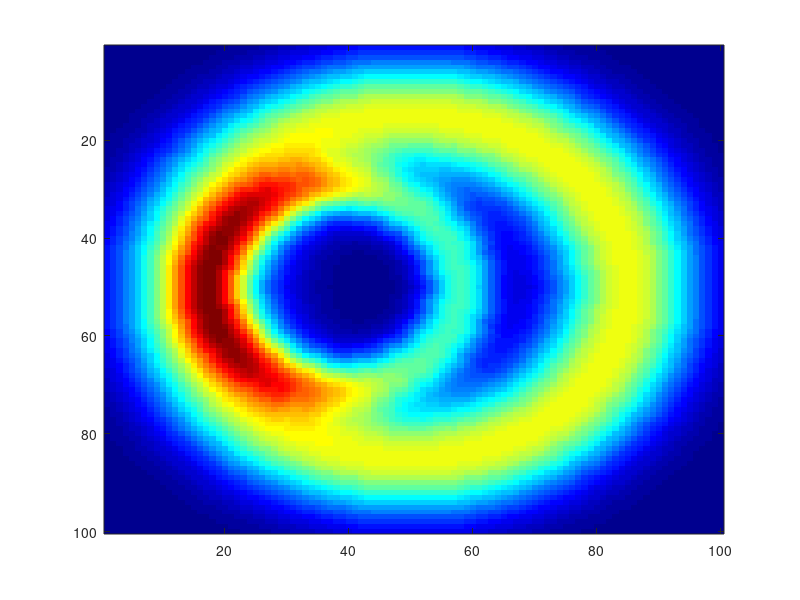

Reproduce this figure in MATLAB. (Note: this script raises an error after producing the figure.)

phaseCounts = 100;
phases = (0:phaseCounts-1) / phaseCounts * 2 * pi;
sigmas = 5 * exp(-((phases-pi).^2)/(2*(pi/3)^2));
sigmas = sigmas + 5;

sizeX = 100;
sizeY = 100;

energyLandscape = zeros(sizeY, sizeX);

radius = min(sizeX, sizeY) / 2 - 20;

theta = 0;

positionX = [50];
positionY = [50];
depth = [.5];

thetaSign = 1;
for j = 1:1
    for i = 1:length(phases)   
        theta = phases(i);

        currentX = mod(round(positionX(j)+cos(thetaSign*theta)*radius-1),sizeX)+1;
        currentY = mod(round(positionY(j)+sin(thetaSign*theta)*radius-1),sizeY)+1;

        x = (1:sizeX) - currentX;
        y = (1:sizeY) - currentY;
        [X, Y] = meshgrid(x, y);

        sigma = sigmas(i);
        kernel = depth(j) * exp(-(X.^2 + Y.^2)/(2*sigma^2));

        energyLandscape = bsxfun(@max, energyLandscape, kernel);
    end
end

energyLandscape = energyLandscape / max(energyLandscape(:));

figure(1);
clf;
imagesc(energyLandscape);

%%

startSigma = 1;
endSigma = 1;

maxPoints = 600;

% energyLandscape = drawValley(458, 59, 800, 800, startSigma, endSigma, maxPoints);
% energyLandscape = energyLandscape .* eraseValley(900, 800, 100, 800);
% 
% tempValley = drawValley(900, 800, 100, 800, startSigma, endSigma, maxPoints);
% energyLandscape = bsxfun(@max, energyLandscape, tempValley .* eraseValley(100, 800, 500, 100));
% 
% tempValley = drawValley(50, 885, 500, 150, startSigma, endSigma, maxPoints);
% energyLandscape = bsxfun(@max, energyLandscape, tempValley .* eraseValley(458, 59, 800, 800));
% 
% energyLandscape = 1 - energyLandscape;
% 
% figure(1);
% clf;
% imagesc(energyLandscape);

sizeX = 100;
sizeY = 100;



% radius = min(sizeX, sizeY) / 2 - 10;

theta = 0;

positionX = [50, 38];
positionY = [50, 50];
depth = [1, .7];
radius = [35, 20];
sigmas = [8, 4];

wellEnergy = zeros(sizeY, sizeX, size(depth,2));

thetaSign = 1;
%waitHandle = parfor_progressbar(maxPoints * 2, 'Building energy landscape');
for j = 1:size(depth,2)
    for i = 0:maxPoints    
        theta = i / maxPoints * (2 * pi * 1.1);

        currentX = mod(round(positionX(j)+cos(thetaSign*theta)*radius(j)-1),sizeX)+1;
        currentY = mod(round(positionY(j)+sin(thetaSign*theta)*radius(j)-1),sizeY)+1;

        x = (1:sizeX) - currentX;
        y = (1:sizeY) - currentY;
        [X, Y] = meshgrid(x, y);

        sigma = startSigma + (i/maxPoints)^0.5 * (endSigma - startSigma);
        kernel = depth(j) * exp(-(X.^2 + Y.^2)./(2*sigmas(j)^2));

        wellEnergy(:,:,j) = bsxfun(@max, wellEnergy(:,:,j), kernel);

        %waitHandle.iterate(1);
    end
end
%close(waitHandle);
% energyLandscape = 1 - (1 - wellEnergy(:,:,1)) .* (1 - wellEnergy(:,:,2));
energyLandscape = sum(wellEnergy,3);
energyLandscape = energyLandscape / max(energyLandscape(:));

figure(1);
clf;
colormap(jet)
imagesc(energyLandscape)
% contour(energyLandscape);


%%



interpolateEnergyLandscape = @(x,y) interp2(1:sizeX,1:sizeY,energyLandscape,x,y);

discreteSize = 0.01;

gradUx = @(x,y) (interpolateEnergyLandscape(x - discreteSize/2,y) - interpolateEnergyLandscape(x + discreteSize/2,y)) / discreteSize;
gradUy = @(x,y) (interpolateEnergyLandscape(x,y - discreteSize/2) - interpolateEnergyLandscape(x,y + discreteSize/2)) / discreteSize;

x1 = (2:1:sizeX-1);
y1 = (2:1:sizeY-1);
[X, Y] = meshgrid(x1, y1);

gaussianMap = 1 - exp(-((X - sizeX/3).^2 + (Y - sizeY/2).^2)/(2*10^2));
interpolateGaussian1 = @(x,y) interp2((2:1:sizeX-1),(2:1:sizeY-1),gaussianMap,x,y);

gaussianMap2 = 1 - exp(-((X - 30).^2 + (Y - 50).^2)/(2*15^2));
interpolateGaussian2 = @(x,y) interp2((2:1:sizeX-1),(2:1:sizeY-1),gaussianMap2,x,y);

iif = @(varargin) varargin{2*find([varargin{1:2:end}], 1, 'first')}();
flowX = @(x,y) (cos(atan2(y - positionY(1),x - 45) + pi/2) ./ bsxfun(@max, ones(size(x)),abs(((x - 45).^2 + (y - positionY(1)).^2).^0.5 - radius(1))).^0.45) ...
               .* interpolateGaussian2(x, y);%.* interpolateGaussian2(x, y);
flowY = @(x,y) (sin(atan2(y - positionY(1),x - 45) + pi/2) ./ bsxfun(@max, ones(size(x)),abs(((x - 45).^2 + (y - positionY(1)).^2).^0.5 - radius(1))).^0.45) ...
               .* interpolateGaussian2(x, y);%.* interpolateGaussian2(x, y);

noiseSize = 1;
driftSize = 5;
gradientSize = 15;

figureHandle = figure(1);
figureHandle.Renderer='Painters';
clf;
imagesc(energyLandscape);
colormap(gray)
hold on;

x = (2:3:sizeX-1);
y = (2:3:sizeY-1);
[X, Y] = meshgrid(x, y);
X = reshape(X, 1, size(X,1)*size(X,2));
Y = reshape(Y, 1, size(X,1)*size(X,2));
arrowX = reshape(gradUx(X, Y), 1, size(X,1)*size(X,2));
arrowY = reshape(gradUy(X, Y), 1, size(X,1)*size(X,2));
% arrowFlowX = reshape(flowX(sub2ind(size(flowX), X, Y)), 1, size(X,1)*size(X,2));
% arrowFlowY = reshape(flowY(sub2ind(size(flowY), X, Y)), 1, size(X,1)*size(X,2));
arrowFlowX = reshape(flowX(X, Y), 1, size(X,1)*size(X,2));
arrowFlowY = reshape(flowY(X, Y), 1, size(X,1)*size(X,2));
% quiver(X, Y, arrowX, arrowY, 1);
% quiver(X, Y, arrowFlowX, arrowFlowY, 3, 'r');
colormap jet;

validTrace = false;
while ~validTrace
    trace = [];
%     x = floor(rand(1,2) .* [sizeX, sizeY]);
    x = [20, 50];
    for i = 1:1000
        lastX = x;

        driftX = -gradientSize * gradUx(x(1), x(2)) + driftSize * flowX(x(1), x(2));
        driftY = -gradientSize * gradUy(x(1), x(2)) + driftSize * flowY(x(1), x(2));
        noise = noiseSize * normrnd(0, 1, 1, 2);

        x = x + [driftX, driftY] + noise;

        %x = x - [gradUx(roundedX(1), roundedX(2)), gradUy(roundedX(1), roundedX(2))] * potentialSize + normrnd(0, 2, 1, 2) * noiseSize;
        %x = x - [flowX(roundedX(1), roundedX(2)), flowY(roundedX(1), roundedX(2))] * potentialSize + normrnd(0, 2, 1, 2) * noiseSize;

        x(1) = max(min(x(1), sizeX-1), 2);
        x(2) = max(min(x(2), sizeY-1), 2);

        line = [lastX; x];
        plot(line(:,1), line(:,2), 'k-');
    %     
    %     pause(0.0005);

        trace(:,i) = x;
    end

    validTrace = true;
%     leftSides = find(trace(1,300:end) < positionX(1));
%     rightSides = find(trace(1,300:end) > positionX(3));
%     if range(leftSides) < 50 || range(rightSides) < 50
%         validTrace = false;
%     end
end

% t = 1:300;
% period = 120;
% startRadius = 10;
% incRadius = 10;
% radiusSigma = 0;
% rollX = @(t) (startRadius + incRadius*t/period).*cos(t*2*pi/period) + normrnd(0, radiusSigma, size(t));
% rollY = @(t) (startRadius + incRadius*t/period).*sin(t*2*pi/period) + normrnd(0, radiusSigma, size(t));
% plot(rollX(t), rollY(t));
% 
finalTrace = trace;
% finalTrace = [rollX(trace(1,:)); rollY(trace(1,:)); trace(2,:)];

figureHandle = figure(2);
figureHandle.Renderer='Painters';
clf
hold on
plot(finalTrace(1,:));
plot(finalTrace(2,:));

%% Different trough
seed = 7;

startPoints = [49 30; 49 24];
trialNumber = 10;

trace = [];
for j = 1:size(startPoints,1)
    for k = 1:trialNumber
        rng(seed * j * k);
        
        x = startPoints(j,:);
        for i = 1:60
            lastX = x;

            driftX = -gradientSize * gradUx(x(1), x(2)) + driftSize * flowX(x(1), x(2));
            driftY = -gradientSize * gradUy(x(1), x(2)) + driftSize * flowY(x(1), x(2));
            noise = noiseSize * normrnd(0, 1, 1, 2);

            x = x + [driftX, driftY] + noise;

            x(1) = max(min(x(1), sizeX-1), 2);
            x(2) = max(min(x(2), sizeY-1), 2);

            trace(:,i,j,k) = x;
        end
    end
end

figureHandle = figure(3);
figureHandle.Renderer='Painters';
clf
contour(-energyLandscape);
hold on
for i = 1:size(trace,4)
    plot(trace(1,:,1,i), trace(2,:,1,i), 'Color', 'r');
end
for i = 1:size(trace,4)
    plot(trace(1,:,2,i), trace(2,:,2,i), 'Color', 'b');
end

%% Same trough
seed = 7;

startPoints = [64 30; 70 24];
trialNumber = 10;

trace = [];
for j = 1:size(startPoints,1)
    for k = 1:trialNumber
        rng(seed * j * k);
        
        x = startPoints(j,:);
        for i = 1:50
            lastX = x;

            driftX = -gradientSize * gradUx(x(1), x(2)) + driftSize * flowX(x(1), x(2));
            driftY = -gradientSize * gradUy(x(1), x(2)) + driftSize * flowY(x(1), x(2));
            noise = noiseSize * normrnd(0, 1, 1, 2);

            x = x + [driftX, driftY] + noise;

            x(1) = max(min(x(1), sizeX-1), 2);
            x(2) = max(min(x(2), sizeY-1), 2);

            trace(:,i,j,k) = x;
        end
    end
end

figureHandle = figure(4);
figureHandle.Renderer='Painters';
clf
contour(-energyLandscape);
hold on
for i = 1:size(trace,4)
    plot(trace(1,:,1,i), trace(2,:,1,i), 'Color', 'r');
end
for i = 1:size(trace,4)
    plot(trace(1,:,2,i), trace(2,:,2,i), 'Color', 'b');
end

%% Same trough no noise
seed = 7;

startPoints = [64 30; 70 24];
trialNumber = 10;

trace = [];
for j = 1:size(startPoints,1)
    for k = 1:trialNumber
        rng(seed * j * k);
        
        x = startPoints(j,:);
        for i = 1:30
            lastX = x;

            driftX = -gradientSize * gradUx(x(1), x(2)) + driftSize * flowX(x(1), x(2));
            driftY = -gradientSize * gradUy(x(1), x(2)) + driftSize * flowY(x(1), x(2));
            noise = noiseSize * normrnd(0, 1, 1, 2);

            if i == 1
                x = x + [driftX, driftY] + noise;
            else
                x = x + [driftX, driftY];
            end

            x(1) = max(min(x(1), sizeX-1), 2);
            x(2) = max(min(x(2), sizeY-1), 2);

            trace(:,i,j,k) = x;
        end
    end
end

figureHandle = figure(5);
figureHandle.Renderer='Painters';
clf
contour(-energyLandscape);
hold on
for i = 1:size(trace,4)
    plot(trace(1,:,1,i), trace(2,:,1,i), 'Color', 'r');
end
for i = 1:size(trace,4)
    plot(trace(1,:,2,i), trace(2,:,2,i), 'Color', 'b');
end


%%

noise = 0.07;
restoreForce = 0.03;

starts = [-2 -1 0 1 2];

colors = parula(length(starts));


traces = starts;
for t = 2:100
    traces(t,:) = traces(t-1,:) - restoreForce*sign(traces(t-1,:)).*(abs(traces(t-1,:)))  + noise*normrnd(0,1,size(starts));
end


figureHandle = figure(3);
figureHandle.Renderer='Painters';
clf
hold on
for i = 1:length(starts)
    plot(traces(:,i), 'Color', colors(i,:));
end


traces = starts;
for t = 2:100
    traces(t,:) = traces(t-1,:) - restoreForce*sign(traces(t-1,:)).*(abs(traces(t-1,:)))  + 0.00*normrnd(0,1,size(starts));
end


figureHandle = figure(4);
figureHandle.Renderer='Painters';
clf
hold on
for i = 1:length(starts)
    plot(traces(:,i), 'Color', colors(i,:));
end


targets = starts/2;
traces = starts;
for t = 2:100
    traces(t,:) = traces(t-1,:) - restoreForce*sign(traces(t-1,:) - targets).*(abs(traces(t-1,:) - targets))  + noise*normrnd(0,1,size(starts));
end


figureHandle = figure(5);
figureHandle.Renderer='Painters';
clf
hold on
plot(traces);
for i = 1:length(starts)
    plot(traces(:,i), 'Color', colors(i,:));
end


%% Display results

PLOT_DELAY_EMBEDDED = 0;

app.SavedData = saveData;

numTrial = max(app.SavedData.TrialData);
trialLength = size(app.SavedData.FinalStream,1) / numTrial;
times = 1:trialLength;

if max(times) > trialLength
    times = times(1):trialLength;
end

trialIndicies = repmat(times, [1, numTrial]);
trialIndicies = trialIndicies + kron((0:numTrial-1)*trialLength, ones(size(times)));

finalStream = app.SavedData.FinalStream;

[trialPCABasis, ~] = pca(finalStream(trialIndicies,:), 'NumComponents',3);
% trialPCABAsis = pcaBasis;

loopStarts = (0:numTrial-1)*trialLength+1;

finalStream(loopStarts,:) = nan;

figureHandle = figure(7);
figureHandle.Renderer='Painters';
clf;
hold on;

colors = jet(7);
colors = colors([1 2 4 5 6 7],:);
colors(3,:) = colors(3,:)*0.6;
colors(4,:) = [238 210 2]/256;
% colors(4,:) = colors(3,:);

lineColors = [4 2];
lineColors = colors(lineColors,:);

% colors = jet(app.SavedData.BestLoopCount);
% h = plot3(finalStream(loopStarts+1,:)*trialPCABasis(:,1), finalStream(loopStarts+1,:)*trialPCABasis(:,2), finalStream(loopStarts+1,:)*trialPCABasis(:,3), 'o', 'LineWidth', 0.5);

% for i = [6, 7]%app.SavedData.BestLoopCount    
% for i = [4, 5]%app.SavedData.BestLoopCount    
% for i = [1,2,5,6]%app.SavedData.BestLoopCount    
% for i = [3,7,8,10]%app.SavedData.BestLoopCount    
allClusterMeans = [];
for i = 1:app.SavedData.BestLoopCount
    thisLoopIDs = find(app.SavedData.BestLoopAssignments(:,1) == i);
    thisLoopClusters = app.SavedData.BestLoopAssignments(thisLoopIDs,2);
    
    allIDs = find(app.SavedData.BestStateMap(:,1) == i);
    trialIDs = floor((allIDs-1)/trialLength) + 1;
    conditionID = i;
    
    badIDs = find(app.SavedData.BestStateMap(:,1) == i);
    badIDs = setdiff(1:size(finalStream,1), badIDs);
    
    plotStream = finalStream;
    plotStream(badIDs,:) = nan;
    
    if PLOT_DELAY_EMBEDDED
        h = plot3(plotStream(trialIndicies,:)*trialPCABasis(:,1), plotStream(trialIndicies,:)*trialPCABasis(:,2), plotStream(trialIndicies,:)*trialPCABasis(:,3), 'LineWidth', 0.5, 'Color', lineColors(conditionID,:));
    else
        h = plot(plotStream(trialIndicies,1), plotStream(trialIndicies,2), 'LineWidth', 0.5, 'Color', lineColors(conditionID,:));
    end
    h.Color(4) = 0.9;
    
    meanTimes = [];
    clusterLengths = [];
    clusterMeans = [];
    clusterSTDs = [];
    for j = 1:length(thisLoopClusters)
        thisIndices = find(app.SavedData.BestStateMap(:,1) == i & app.SavedData.BestStateMap(:,2) == thisLoopClusters(j));

        meanTimes(j) = mode(mod(thisIndices, trialLength)+1);
        clusterLengths(j) = length(thisIndices);
        
        clusterMeans(j,:) = nanmean(plotStream(thisIndices, :), 1);
        clusterSTDs(j,:) = nanstd(plotStream(thisIndices, :), [], 1);
        
        allClusterMeans(i, thisLoopClusters(j),:) = clusterMeans(j,:);
    end
    
%     startPoints = find(app.SavedData.BestStateMap(loopStarts,1) == i);
%     bestStartPoint = mode(app.SavedData.BestStateMap(loopStarts(startPoints),2));
%     
%     
    thisLoopIDs = 1:length(thisLoopClusters);
    clusterOrder = 1:length(thisLoopClusters);
%     clusterOrder = app.SavedData.BestLoopAssignments(thisLoopIDs,2);
    
%     testTimes = meanTimes;
%     testTimes(clusterLengths < 5) = 1000;
%     [~, startCluster] = min(meanTimes);
    startCluster = 1;
    
    sortedOrder = [startCluster:length(clusterOrder) 1:startCluster-1];
    thisLoopIDs = thisLoopIDs(sortedOrder);
    
%     for j = 1:length(clusterOrder)
%         thisIndices = find(app.SavedData.BestLoopAssignments(:,1) == i & app.SavedData.BestLoopAssignments(:,2) == clusterOrder(sortedOrder(j)));
%     end
    
    meanTimes = meanTimes(sortedOrder);
    
    badTimes = find(meanTimes <= min(times) | meanTimes >= max(times));
    goodTimes = setdiff(sortedOrder, badTimes);
    
%     thisTrace = app.SavedData.BestEmission(thisLoopIDs(goodTimes), :);
    clusterSTDs = clusterSTDs(thisLoopIDs(goodTimes),:);
    thisTrace = clusterMeans(thisLoopIDs(goodTimes),:);
    thisTrace = filterData(thisTrace', 0.5, [], 1, 0)';
    
    if PLOT_DELAY_EMBEDDED
%         plot3(thisTrace*trialPCABasis(:,1), thisTrace*trialPCABasis(:,2), thisTrace*trialPCABasis(:,3), 'LineWidth', 2, 'Color', colors(i,:))
    
        tubeMean = thisTrace*trialPCABasis(:,1:3);
        projectedSTDs = clusterSTDs*trialPCABasis(:,1:3);
    else
%         plot(thisTrace(:,1), thisTrace(:,2), 'LineWidth', 2, 'Color', colors(i,:))
        
        tubeMean = [thisTrace(:,1:2) zeros(size(thisTrace,1), 1)];
        projectedSTDs = [clusterSTDs(:,1:2) zeros(size(thisTrace,1), 1)];
    end
    
    projectedDerivative = diff(tubeMean);
    projectedDerivative = [projectedDerivative(1,:); projectedDerivative];
    
    orthogonalSTDs = zeros(size(projectedSTDs,1),1);
    for j = 1:size(projectedDerivative,1)
%         normDerivative = projectedDerivative(j,:)/norm(projectedDerivative(j,:));
%         derivativeNullspace = null(normDerivative)';
%         
%         changeOfBasis = [normDerivative; derivativeNullspace];
%         changedSTD = changeOfBasis * projectedSTDs(j,:)';
%         
%         orthogonalSTDs(j) = norm(changedSTD(2:end));

        orthogonalSTDs(j) = norm(projectedSTDs(j,:));
    end
    
    orthogonalSTDs = filterData(orthogonalSTDs, 0.5, [], 1, 0);
    
    [X,Y,Z,V] = tubeplot(tubeMean(:,1), tubeMean(:,2), tubeMean(:,3), orthogonalSTDs, ones(1,size(tubeMean,1)),10,[0 0 1]);

    t = surf(X,Y,Z,V, 'FaceColor', lineColors(conditionID,:));
    if conditionID > 3
        t.EdgeColor = [0 0 0];
        t.EdgeAlpha = 0.7;
    else
        t.EdgeColor = lineColors(conditionID,:);
        t.EdgeAlpha = 0.5;
    end
    t.FaceAlpha = 0.2;
end

%% Markov matrix

figureHandle = figure(8);
figureHandle.Renderer='Painters';
clf;
colormap('gray');
imagesc(1 - saveData.BestModel);
hold on;

phaseValues = [];
for i = 1:size(saveData.BestLoopAssignments)
    if saveData.BestLoopAssignments(i,1) == 1
        center = [40 50 0];
    else
        center = [55 55 0];
    end
    
    thisMean = squeeze(allClusterMeans(saveData.BestLoopAssignments(i,1), saveData.BestLoopAssignments(i,2),:))'*trialPCABasis(:,1:3);;
    
    thisDiff = thisMean - center;
    
    thisAngle = atan2(thisDiff(2), thisDiff(1));
    
    phaseValues(i) = thisAngle;
end

figureHandle = figure(9);
figureHandle.Renderer='Painters';
clf;
subplot(1,2,1)
plot(saveData.BestLoopAssignments(:,1));
subplot(1,2,2)
plot(phaseValues);
hold on;

figureHandle = figure(10);
figureHandle.Renderer='Painters';
clf;
colormap(hsv)
imagesc(phaseValues);
hold on;



